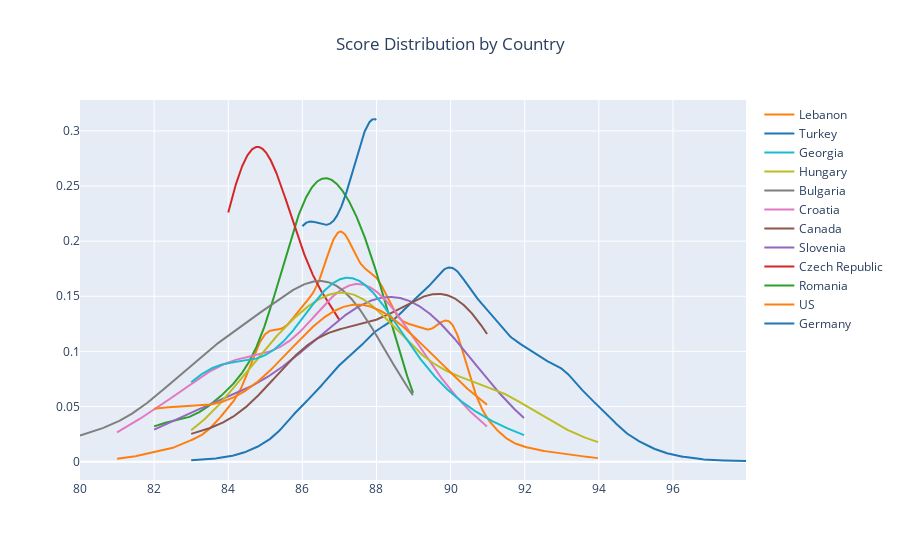

Notebook code cell kept with this figure:
### Code cell
#################################################
#### HEADS UP THE FOR LOOP TAKES AGES TO RUN ####
#################################################

# create new df for points by country
#countrypoints_global = pd.DataFrame(index=range(60000)) #longest var is USA with ~54'000
#for i in data['country']:
#    countrypoints_global[i] = data[(data.country == i)].drop(data.columns.difference(['points']), 1).iloc[:,0].reset_index(drop=True)

#countrypoints_global.to_csv(path+"countrypoints_global.csv")
    
#drop all columns/countries with < 3 datapoints - needed for distplot
countrypoints_global = countrypoints.dropna(thresh=3, axis=1) 


# create distribution plot
fig_global = ff.create_distplot([countrypoints_global[c].dropna(axis=0) for c in countrypoints_global.columns],
                         countrypoints_global.columns,
                         show_hist=False, show_rug=False,
                         #curve_type='normal', # for a normal distribution curve 
                        )

fig.update_layout(
    title_text = "Score Distribution by Country",
    title_x = 0.5
)

fig.show()

# does not plot all countries for some reason

### Figure 1 — Plotly figure (JSON) as saved in the notebook; plotly's stock layout.template omitted (floating-point values rounded to 4 significant figures; data arrays with more than 128 entries replaced by an {"elided": "..."} marker saying what was removed)
{"data": [{"legendgroup": "Germany", "marker": {"color": "rgb(31, 119, 180)"}, "mode": "lines", "name": "Germany", "showlegend": true, "type": "scatter", "x": {"elided": "500 float values"}, "xaxis": "x", "y": {"elided": "500 float values"}, "yaxis": "y"}, {"legendgroup": "US", "marker": {"color": "rgb(255, 127, 14)"}, "mode": "lines", "name": "US", "showlegend": true, "type": "scatter", "x": {"elided": "500 float values"}, "xaxis": "x", "y": {"elided": "500 float values"}, "yaxis": "y"}, {"legendgroup": "Romania", "marker": {"color": "rgb(44, 160, 44)"}, "mode": "lines", "name": "Romania", "showlegend": true, "type": "scatter", "x": {"elided": "500 float values"}, "xaxis": "x", "y": {"elided": "500 float values"}, "yaxis": "y"}, {"legendgroup": "Czech Republic", "marker": {"color": "rgb(214, 39, 40)"}, "mode": "lines", "name": "Czech Republic", "showlegend": true, "type": "scatter", "x": {"elided": "500 float values"}, "xaxis": "x", "y": {"elided": "500 float values"}, "yaxis": "y"}, {"legendgroup": "Slovenia", "marker": {"color": "rgb(148, 103, 189)"}, "mode": "lines", "name": "Slovenia", "showlegend": true, "type": "scatter", "x": {"elided": "500 float values"}, "xaxis": "x", "y": {"elided": "500 float values"}, "yaxis": "y"}, {"legendgroup": "Canada", "marker": {"color": "rgb(140, 86, 75)"}, "mode": "lines", "name": "Canada", "showlegend": true, "type": "scatter", "x": {"elided": "500 float values"}, "xaxis": "x", "y": {"elided": "500 float values"}, "yaxis": "y"}, {"legendgroup": "Croatia", "marker": {"color": "rgb(227, 119, 194)"}, "mode": "lines", "name": "Croatia", "showlegend": true, "type": "scatter", "x": {"elided": "500 float values"}, "xaxis": "x", "y": {"elided": "500 float values"}, "yaxis": "y"}, {"legendgroup": "Bulgaria", "marker": {"color": "rgb(127, 127, 127)"}, "mode": "lines", "name": "Bulgaria", "showlegend": true, "type": "scatter", "x": {"elided": "500 float values"}, "xaxis": "x", "y": {"elided": "500 float values"}, "yaxis": "y"}, {"legendgroup": "Hungary", "marker": {"color": "rgb(188, 189, 34)"}, "mode": "lines", "name": "Hungary", "showlegend": true, "type": "scatter", "x": {"elided": "500 float values"}, "xaxis": "x", "y": {"elided": "500 float values"}, "yaxis": "y"}, {"legendgroup": "Georgia", "marker": {"color": "rgb(23, 190, 207)"}, "mode": "lines", "name": "Georgia", "showlegend": true, "type": "scatter", "x": {"elided": "500 float values"}, "xaxis": "x", "y": {"elided": "500 float values"}, "yaxis": "y"}, {"legendgroup": "Turkey", "marker": {"color": "rgb(31, 119, 180)"}, "mode": "lines", "name": "Turkey", "showlegend": true, "type": "scatter", "x": {"elided": "500 float values"}, "xaxis": "x", "y": {"elided": "500 float values"}, "yaxis": "y"}, {"legendgroup": "Lebanon", "marker": {"color": "rgb(255, 127, 14)"}, "mode": "lines", "name": "Lebanon", "showlegend": true, "type": "scatter", "x": {"elided": "500 float values"}, "xaxis": "x", "y": {"elided": "500 float values"}, "yaxis": "y"}], "layout": {"barmode": "overlay", "hovermode": "closest", "legend": {"traceorder": "reversed"}, "title": {"text": "Score Distribution by Country", "x": 0.5}, "xaxis": {"anchor": "y2", "domain": [0, 1], "zeroline": false}, "yaxis": {"anchor": "free", "domain": [0, 1], "position": 0}}}
